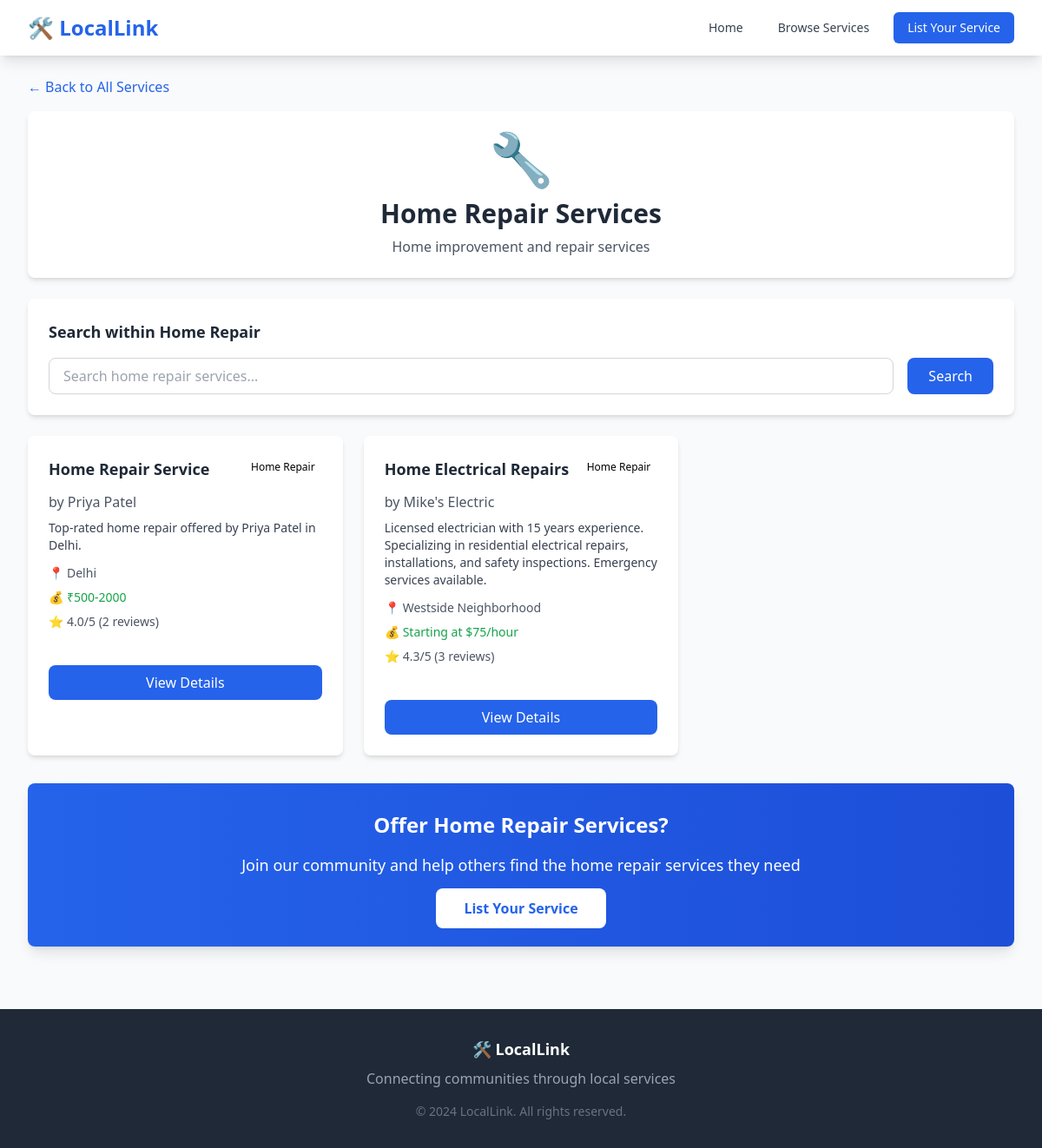
The app's page /category/2/ with its own data.
### services/models.py (models this page shows, shortened)
class Category(models.Model):
    name = models.CharField(max_length=100, unique=True)
    description = models.TextField(blank=True)
    created_at = models.DateTimeField(auto_now_add=True)
    class Meta:
        verbose_name_plural = "Categories"
        ordering = ['name']

class ServiceListing(models.Model):
    service_name = models.CharField(max_length=200)
    provider_name = models.CharField(max_length=100)
    contact_info = models.CharField(max_length=200)
    email = models.EmailField(blank=True)
    phone = models.CharField(max_length=20, blank=True)
    description = models.TextField()
    location_area = models.CharField(max_length=200)
    latitude = models.FloatField(blank=True, null=True, help_text="Service latitude (for sorting and maps)")
    longitude = models.FloatField(blank=True, null=True, help_text="Service longitude (for sorting and maps)")
    category = models.ForeignKey(Category, on_delete=models.CASCADE, related_name='services')
    price_range = models.CharField(max_length=100, blank=True, help_text="e.g., '$20-50/hour', 'Starting at $30'")
    is_available = models.BooleanField(default=True)
    created_at = models.DateTimeField(auto_now_add=True)
    updated_at = models.DateTimeField(auto_now=True)
    class Meta:
        ordering = ['-created_at']
    @property
    def average_rating(self):
        reviews = self.reviews.all()
        if reviews:
            return round(sum(review.rating for review in reviews) / len(reviews), 1)
        return 0
    @property
    def review_count(self):
        return self.reviews.count()

class Review(models.Model):
    RATING_CHOICES = [
        (1, '1 Star'),
        (2, '2 Stars'),
        (3, '3 Stars'),
        (4, '4 Stars'),
        (5, '5 Stars'),
    ]
    service_listing = models.ForeignKey(ServiceListing, on_delete=models.CASCADE, related_name='reviews')
    reviewer_name = models.CharField(max_length=100)
    rating = models.IntegerField(choices=RATING_CHOICES, validators=[MinValueValidator(1), MaxValueValidator(5)])
    comment = models.TextField()
    created_at = models.DateTimeField(auto_now_add=True)
    class Meta:
        ordering = ['-created_at']

### services/views.py (the view)
# urls.py: path('category/<int:category_id>/', views.category_services, name='category_services'),
def category_services(request, category_id):
    category = get_object_or_404(Category, pk=category_id)
    services = ServiceListing.objects.filter(category=category, is_available=True)
    search_query = request.GET.get('search', '')
    if search_query:
        services = services.filter(
            Q(service_name__icontains=search_query) |
            Q(provider_name__icontains=search_query) |
            Q(description__icontains=search_query)
        )
    paginator = Paginator(services, 12)
    page_number = request.GET.get('page')
    page_obj = paginator.get_page(page_number)
    context = {
        'category': category,
        'page_obj': page_obj,
        'search_query': search_query,
    }
    return render(request, 'services/category_services.html', context)

### templates/services/category_services.html (shortened to what this page needs)
{% extends 'base.html' %}
{% block content %}
<div class="mb-4">
    <a href="{% url 'service_list' %}" class="text-primary-600 hover:text-primary-700 flex items-center">
        <span class="mr-1">←</span> Back to All Services
    </a>
</div>
<div class="bg-white rounded-lg shadow-md p-6 mb-6">
    <div class="text-center">
        <div class="text-6xl mb-4">
            {% if category.name == 'Tutoring' %}📚
            {% elif category.name == 'Home Repair' %}🔧
            {% elif category.name == 'Pet Care' %}🐕
            {% elif category.name == 'Cleaning' %}🧹
            {% elif category.name == 'Delivery' %}🚚
            {% elif category.name == 'Photography' %}📸
            {% elif category.name == 'Event Planning' %}🎉
            {% elif category.name == 'Beauty & Wellness' %}💄
            {% else %}🛠️
            {% endif %}
        </div>
        <h1 class="text-3xl font-bold text-gray-800 mb-2">{{ category.name }} Services</h1>
        {% if category.description %}
        <p class="text-gray-600">{{ category.description }}</p>
        {% endif %}
    </div>
</div>
<div class="bg-white rounded-lg shadow-md p-6 mb-6">
    <h2 class="text-lg font-semibold text-gray-800 mb-4">Search within {{ category.name }}</h2>
    <form method="GET" class="flex gap-4">
        <input type="text" name="search" value="{{ search_query }}"
               placeholder="Search {{ category.name|lower }} services..."
               class="flex-1 px-4 py-2 border border-gray-300 rounded-lg focus:outline-none focus:ring-2 focus:ring-primary-500">
        <button type="submit" class="bg-primary-600 text-white px-6 py-2 rounded-lg hover:bg-primary-700 transition duration-200">
            Search
        </button>
    </form>
</div>
{% if page_obj %}
<div class="grid grid-cols-1 md:grid-cols-2 lg:grid-cols-3 gap-6 mb-8">
    {% for service in page_obj %}
    <div class="bg-white rounded-lg shadow-md overflow-hidden hover:shadow-lg transition duration-200">
        <div class="p-6">
            <div class="flex justify-between items-start mb-3">
                <h3 class="font-semibold text-lg text-gray-800">{{ service.service_name }}</h3>
                <span class="bg-primary-100 text-primary-800 text-xs px-2 py-1 rounded-full">{{ service.category.name }}</span>
            </div>
            <p class="text-gray-600 mb-2">by <span class="font-medium">{{ service.provider_name }}</span></p>
            <p class="text-gray-700 text-sm mb-3">{{ service.description|truncatewords:20 }}</p>
            <div class="space-y-2 mb-4">
                <div class="flex items-center text-sm text-gray-600">
                    <span class="mr-1">📍</span>
                    {{ service.location_area }}
                </div>
                {% if service.price_range %}
                <div class="flex items-center text-sm text-green-600">
                    <span class="mr-1">💰</span>
                    {{ service.price_range }}
                </div>
                {% endif %}
                {% if service.average_rating > 0 %}
                <div class="flex items-center text-sm">
                    <span class="text-yellow-500 mr-1">⭐</span>
                    <span class="text-gray-600">{{ service.average_rating }}/5 ({{ service.review_count }} reviews)</span>
                </div>
                {% endif %}
            </div>
        </div>
        <div class="px-6 pb-6">
            <a href="{% url 'service_detail' service.pk %}"
               class="block w-full bg-primary-600 text-white text-center py-2 rounded-lg hover:bg-primary-700 transition duration-200">
                View Details
            </a>
        </div>
    </div>
    {% endfor %}
</div>
{% endif %}
<div class="bg-gradient-to-r from-primary-600 to-primary-700 text-white rounded-lg shadow-lg p-8 mt-8 text-center">
    <h2 class="text-2xl font-bold mb-4">Offer {{ category.name }} Services?</h2>
    <p class="text-lg mb-6">Join our community and help others find the {{ category.name|lower }} services they need</p>
    <a href="{% url 'create_service' %}" class="bg-white text-primary-600 px-8 py-3 rounded-lg font-semibold hover:bg-gray-100 transition duration-200">
        List Your Service
    </a>
</div>
{% endblock %}

### records on screen
Category: name "Home Repair", description "Home improvement and repair services", search "Search home repair services...", name "home repair"
ServiceListing: service_name "Home Repair Service", category.name "Home Repair", provider_name "Priya Patel", description "Top-rated home repair offered by Priya Patel in Delhi.", location_area "Delhi", price_range "₹500-2000", average_rating "4.0", review_count "2"
ServiceListing: service_name "Home Electrical Repairs", category.name "Home Repair", provider_name "Mike's Electric", description "Licensed electrician with 15 years experience. Specializing in residential electrical repairs, installations, and safety inspections. Emergency services available.", location_area "Westside Neighborhood", price_range "Starting at $75/hour", average_rating "4.3", review_count "3"
